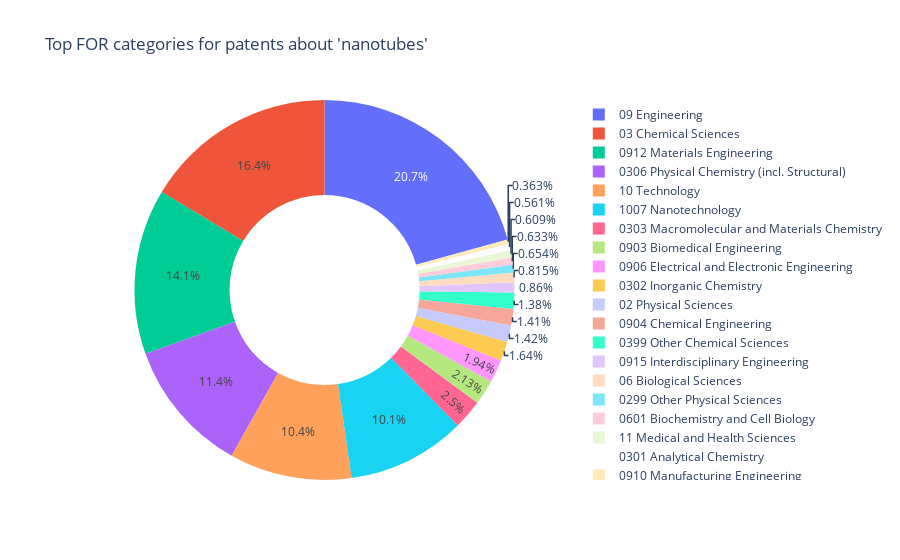

Source (notebook cell):
### Code cell
px.pie(df[:20], names="name", values="count", hole=0.5,
       title=f"Top FOR categories for patents about '{TOPIC}'")

### Figure 1 — Plotly figure (JSON) as saved in the notebook; plotly's stock layout.template omitted (floating-point values rounded to 4 significant figures)
{"data": [{"domain": {"x": [0, 1], "y": [0, 1]}, "hole": 0.5, "hovertemplate": "name=%{label}<br>count=%{value}<extra></extra>", "labels": ["09 Engineering", "03 Chemical Sciences", "0912 Materials Engineering", "0306 Physical Chemistry (incl. Structural)", "10 Technology", "1007 Nanotechnology", "0303 Macromolecular and Materials Chemistry", "0903 Biomedical Engineering", "0906 Electrical and Electronic Engineering", "0302 Inorganic Chemistry", "02 Physical Sciences", "0904 Chemical Engineering", "0399 Other Chemical Sciences", "0915 Interdisciplinary Engineering", "06 Biological Sciences", "0299 Other Physical Sciences", "0601 Biochemistry and Cell Biology", "11 Medical and Health Sciences", "0301 Analytical Chemistry", "0910 Manufacturing Engineering"], "legendgroup": "", "name": "", "showlegend": true, "type": "pie", "values": [14217, 11227, 9655, 7846, 7142, 6925, 1717, 1464, 1329, 1123, 971, 964, 944, 590, 559, 449, 434, 418, 385, 249]}], "layout": {"autosize": true, "legend": {"tracegroupgap": 0}, "title": {"text": "Top FOR categories for patents about 'nanotubes'"}}}
